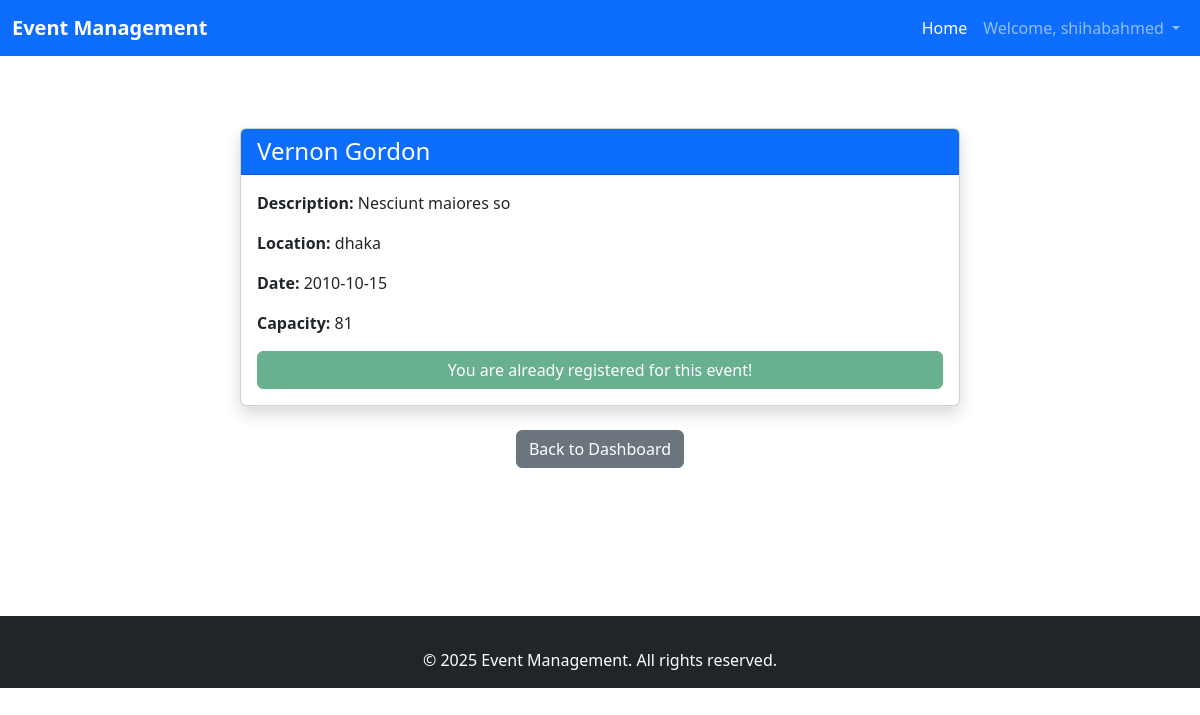
The page /view_event.php?id=7 (signed in) on the database its author committed.
### tables this page shows
CREATE TABLE `events` (
  `id` int(11) NOT NULL,
  `name` varchar(255) NOT NULL,
  `description` text DEFAULT NULL,
  `date` date NOT NULL,
  `capacity` int(11) NOT NULL,
  `created_by` int(11) NOT NULL,
  `location` varchar(255) NOT NULL,
  `created_at` timestamp NOT NULL DEFAULT current_timestamp()
);

### view_event.php (the view, shortened to what this page needs)
<?php
include 'includes/db.php';
$id = $_GET['id'];
$userId = $_SESSION['user_id'];
$stmt = $pdo->prepare("SELECT * FROM events WHERE id = ?");
$stmt->execute([$id]);
$event = $stmt->fetch();
$stmt = $pdo->prepare("SELECT COUNT(*) AS count FROM attendees WHERE event_id = ? AND user_id = ?");
$stmt->execute([$id, $userId]);
$isRegistered = $stmt->fetch()['count'] > 0;
$stmt = $pdo->prepare("SELECT COUNT(*) AS count FROM attendees WHERE event_id = ?");
$stmt->execute([$id]);
$attendeeCount = $stmt->fetch()['count'];
?>
<?php include 'includes/header.php'; ?>
<div class="container mt-5">
    <div class="row justify-content-center">
        <div class="col-md-8">
            <div class="card shadow mb-4">
                <div class="card-header bg-primary text-white">
                    <h4 class="mb-0"><?= htmlspecialchars($event['name']) ?></h4>
                </div>
                <div class="card-body">
                    <p><strong>Description:</strong> <?= htmlspecialchars($event['description']) ?></p>
                    <p><strong>Location:</strong> <?= htmlspecialchars($event['location']) ?></p>
                    <p><strong>Date:</strong> <?= htmlspecialchars($event['date']) ?></p>
                    <p><strong>Capacity:</strong> <?= htmlspecialchars($event['capacity']) ?></p>
                    <?php if (!$isRegistered && $attendeeCount < $event['capacity'] && !isAdmin()): ?>
                        <a href="register_attendee.php?id=<?= $event['id'] ?>" class="btn btn-success w-100">Register as Attendee</a>
                    <?php elseif ($isRegistered): ?>
                        <button class="btn btn-success w-100" disabled>You are already registered for this event!</button>
                    <?php elseif ($attendeeCount >= $event['capacity']): ?>
                        <p class="text-danger fw-bold">This event is full!</p>
                    <?php endif; ?>
                </div>
            </div>
            <div class="card-footer text-center">
                <a href="dashboard.php" class="btn btn-secondary">Back to Dashboard</a>
            </div>
        </div>
    </div>
</div>
<?php include 'includes/footer.php'; ?>

### rows shown on the page
events: name "Vernon Gordon", description "Nesciunt maiores so", location "dhaka", date "2010-10-15", capacity "81"

### other values the page prints
$_SESSION['username'] "shihabahmed"
